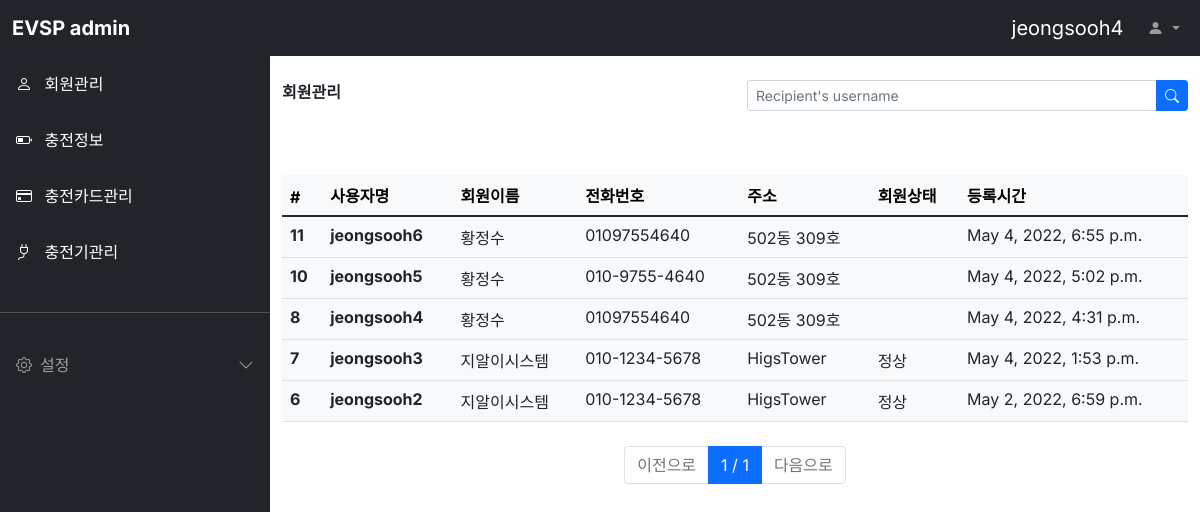
/svchome/ (signed in), run on an earlier commit of the app's database.
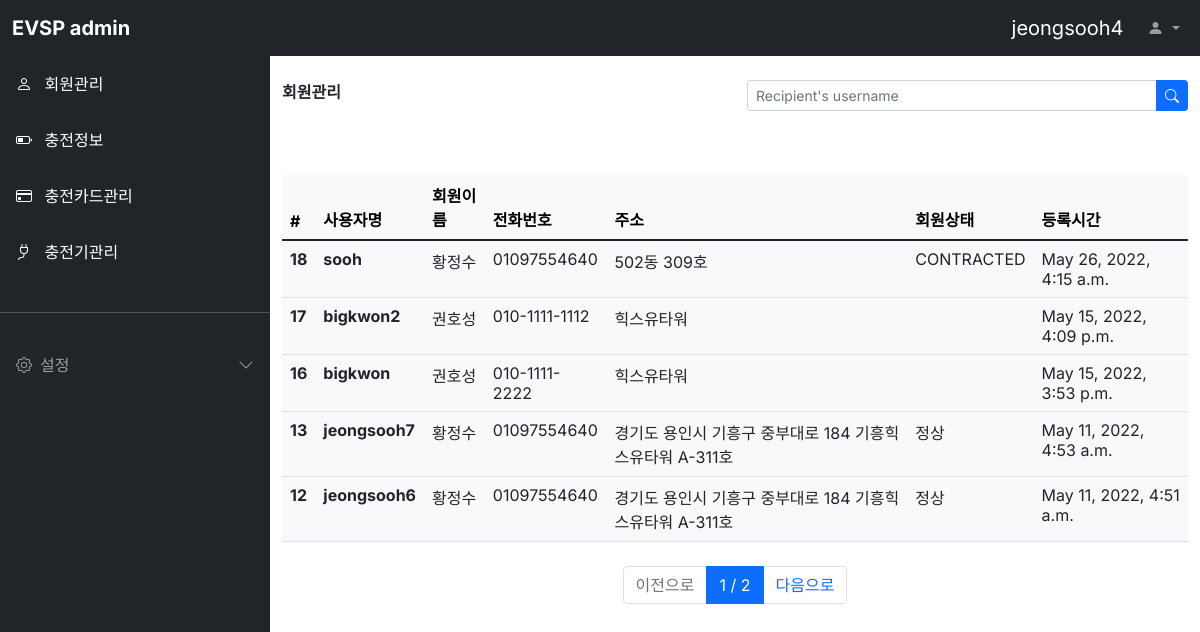
And on a later commit of the database.
### evuser/models.py (models this page shows)
class Evuser(models.Model):
  USER_STATUS = [
    ('CONTRACTED', '정상'),
    ('NOT_CONTRACTED', '해지'),
    ('STOPED', '유예'),
  ]
  USER_CATEGORY = [
    ('NORMAL', '일반'),
    ('GROUPED', '법인'),
    ('ETC', '기타'),
  ]
  username = models.CharField(max_length=64, verbose_name='사용자명')
  password = models.CharField(max_length=128, verbose_name='비밀번호')
  usernumber = models.CharField(max_length=64, verbose_name='회원번호')
  name = models.CharField(max_length=64, verbose_name='회원이름')
  email = models.EmailField(max_length=128, verbose_name='이메일')
  phone = models.CharField(max_length=64, verbose_name='전화번호')
  category = models.CharField(max_length=64,
    choices=USER_CATEGORY, default='NORMAL', verbose_name='회원구분')
  status = models.CharField(max_length=64,
    choices=USER_STATUS, default='CONTRACTED', verbose_name='회원상태')
  address = models.TextField(verbose_name='주소')
  register_dttm = models.DateTimeField(auto_now_add=True, verbose_name='등록시간')
  def __str__(self):
    return self.username
  class Meta:
    db_table = 'evsp_evuser'
    verbose_name = '사용자'
    verbose_name_plural = '사용자'

### evuser/views.py (the view)
# urls.py: path('svchome/', svchome),
def svchome(request):
  user_id = request.session.get('user')
  if user_id:
    loginuser = Evuser.objects.get(pk=user_id)
  all_evusers = Evuser.objects.all().order_by('-id')
  page = int(request.GET.get('p', 1))
  paginator = Paginator(all_evusers, 5)
  evusers = paginator.get_page(page)
  return render(request, 'svchome.html', {'loginuser': loginuser, 'evusers': evusers})

### evuser/templates/svchome.html
{% extends "svcbase.html" %}
{% block contents %}
<div class="container-fluid mt-3">
  <div class="row">
    <div class="col-md-6 fw-bold">회원관리</div>
    <form class="col-md-6 ms-auto">
      <div class="input-group input-group-sm">
        <input type="text" class="form-control" placeholder="Recipient's username" aria-label="Recipient's username" aria-describedby="button-addon2">
        <button class="btn btn-primary" type="button" id="button-addon2">
          <i class="bi bi-search"></i>
        </button>
      </div>
    </form>
  </div>
  <div class="row mt-5">
    <div class="col-12">
      <table class="table table-light">
        <thead class="thead-light">
          <tr>
            <th>#</th>
            <th>사용자명</th>
            <th>회원이름</th>
            <th>전화번호</th>
            <th>주소</th>
            <th>회원상태</th>
            <th>등록시간</th>
          </tr>
        </thead>
        <tbody class="text-dark">
          {% for evuser in evusers %}
          <tr onclick="location.href='/evuser/detail/{{ evuser.id }}'">
            <th>{{ evuser.id }}</th>
            <th>{{ evuser.username }}</th>
            <td>{{ evuser.name }}</td>
            <td>{{ evuser.phone }}</td>
            <td>{{ evuser.address }}</td>
            <td>{{ evuser.status }}</td>
            <td>{{ evuser.register_dttm }}</td>
          </tr>
          {% endfor %}
        </tbody>
      </table>
    </div>
  </div>
  <div class="row mt-2">
    <div class="col-12">
      <nav>
        <ul class="pagination justify-content-center">
          {% if evusers.has_previous %}
          <li class="page-item">
            <a href="?p={{ evusers.previous_page_number }}" class="page-link">이전으로</a>
          </li>
          {% else %}
          <li class="page-item disabled">
            <a href="#" class="page-link">이전으로</a>
          </li>
          {% endif %}
          <li class="page-item active">
            <a href="#" class="page-link">{{ evusers.number }} / {{ evusers.paginator.num_pages }}</a>
          </li>
          {% if evusers.has_next %}
          <li class="page-item">
            <a href="?p={{ evusers.next_page_number }}" class="page-link">다음으로</a>
          </li>
          {% else %}
          <li class="page-item disabled">
            <a href="#" class="page-link">다음으로</a>
          </li>
          {% endif %}
        </ul>
      </nav>
    </div>
  </div>
</div>
{% endblock %}

### evuser/templates/svcbase.html (shortened to what this page needs)
<html>
<head>
  <link href="https://cdn.jsdelivr.net/npm/bootstrap@5.1.3/dist/css/bootstrap.min.css" rel="stylesheet">
  <link rel="stylesheet" href="https://cdn.jsdelivr.net/npm/bootstrap-icons@1.8.1/font/bootstrap-icons.css">
  <link rel="stylesheet" href="../../static/style.css" />
</head>
<body>
  <nav class="navbar navbar-expand-lg navbar-dark bg-dark fixed-top">
    <div class="container-fluid">
      <a class="navbar-brand fw-bold me-auto" href="#">EVSP admin</a>
      <div class="collapse navbar-collapse" id="navbarSupportedContent">
        <a class="navbar-brand ms-auto" href="#">{{ loginuser }}</a>
        <ul class="navbar-nav mb-2 mb-lg-0">
          <li class="nav-item dropdown">
            <a class="nav-link dropdown-toggle" href="#" id="navbarDropdown" role="button" data-bs-toggle="dropdown" aria-expanded="false">
              <i class="bi bi-person-fill"></i>
            </a>
          </li>
        </ul>
      </div>
    </div>
  </nav>
  <div
    class="offcanvas bg-dark sidebar-nav"
    tabindex="-1" id="offcanvasExample"
    aria-labelledby="offcanvasExampleLabel"
  >
    <div class="offcanvas-body p-0">
      <nav class="navbar-dark">
        <ul class="navbar-nav">
          <li>
            <a href="/evuser/list" class="nav-link p-3 active">
              <span class="me-2">
                <i class="bi bi-person"></i>
              </span>
              <span>회원관리</span>
            </a>
          </li>
          <li>
            <a href="/charginginfo/list" class="nav-link p-3 active">
              <span class="me-2">
                <i class="bi bi-battery-half"></i>
              </span>
              <span>충전정보</span>
            </a>
          </li>
          <li>
            <a href="/cardinfo/list" class="nav-link p-3 active">
              <span class="me-2">
                <i class="bi bi-credit-card"></i>
              </span>
              <span>충전카드관리</span>
            </a>
          </li>
          <li>
            <a href="/evcharger/list" class="nav-link p-3 active">
              <span class="me-2">
                <i class="bi bi-plug"></i>
              </span>
              <span>충전기관리</span>
            </a>
          </li>
          <li class="my-4">
            <hr class="dropdown-divider bg-light" />
          </li>
          <li>
            <a class="nav-link px-3 sidebar-link" data-bs-toggle="collapse"
              href="#collapseExample" role="button" aria-expanded="false"
              aria-controls="collapseExample"
            >
              <span class="me-2">
                <i class="bi bi-gear"></i>
              </span>
              <span>설정</span>
              <span class="right-icon ms-auto">
                <i class="bi bi-chevron-down"></i>
              </span>
            </a>
          </li>
        </ul>
      </nav>
    </div>
  </div>
  <main class="mt-5 pt-3">
    {% block contents %}
    {% endblock %}
  </main>
</body>
</html>

What changed in the data, as far as the page shows it:
no longer on one of the page's lists (row unchanged): Evuser: id "8", username "jeongsooh4", name "황정수", phone "01097554640", address "502동 309호", register_dttm "May 4, 2022, 4:31 p.m."
removed Evuser: id "11", username "jeongsooh6", name "황정수", phone "01097554640", address "502동 309호", register_dttm "May 4, 2022, 6:55 p.m."
no longer on this page (row unchanged): Evuser: id "10", username "jeongsooh5", name "황정수", phone "010-9755-4640", address "502동 309호", register_dttm "May 4, 2022, 5:02 p.m."
no longer on this page (row unchanged): Evuser: id "7", username "jeongsooh3", name "지알이시스템", phone "010-1234-5678", address "HigsTower", status "정상", register_dttm "May 4, 2022, 1:53 p.m."
no longer on this page (row unchanged): Evuser: id "6", username "jeongsooh2", name "지알이시스템", phone "010-1234-5678", address "HigsTower", status "정상", register_dttm "May 2, 2022, 6:59 p.m."
added Evuser: id "18", username "sooh", name "황정수", phone "01097554640", address "502동 309호", status "CONTRACTED", register_dttm "May 26, 2022, 4:15 a.m."
added Evuser: id "17", username "bigkwon2", name "권호성", phone "010-1111-1112", address "힉스유타워", register_dttm "May 15, 2022, 4:09 p.m."
added Evuser: id "16", username "bigkwon", name "권호성", phone "010-1111-2222", address "힉스유타워", register_dttm "May 15, 2022, 3:53 p.m."
added Evuser: id "13", username "jeongsooh7", name "황정수", phone "01097554640", address "경기도 용인시 기흥구 중부대로 184 기흥힉스유타워 A-311호", status "정상", register_dttm "May 11, 2022, 4:53 a.m."
added Evuser: id "12", username "jeongsooh6", name "황정수", phone "01097554640", address "경기도 용인시 기흥구 중부대로 184 기흥힉스유타워 A-311호", status "정상", register_dttm "May 11, 2022, 4:51 a.m."
Also different on the page:
{{ evusers.paginator.num_pages }}: "1" → "2"
